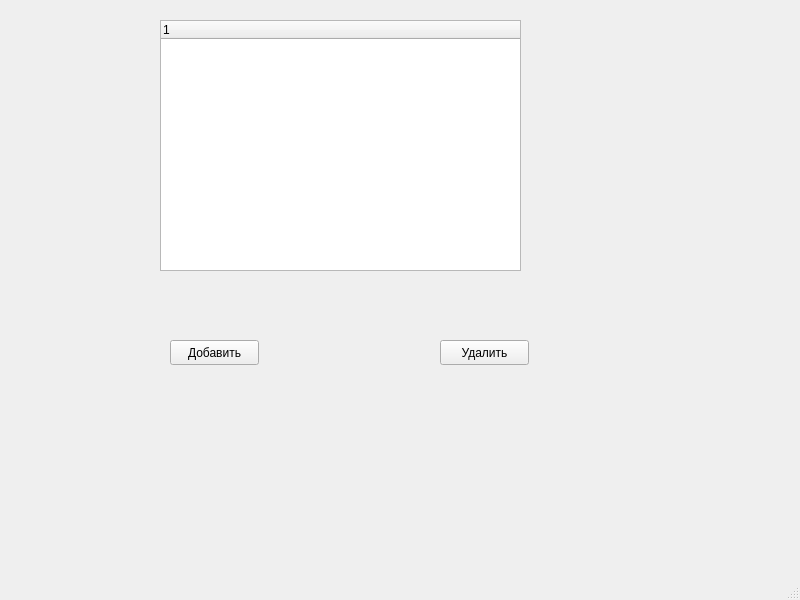
<?xml version="1.0" encoding="UTF-8"?>
<ui version="4.0">
 <class>MainWindow</class>
 <widget class="QMainWindow" name="MainWindow">
  <property name="geometry">
   <rect>
    <x>0</x>
    <y>0</y>
    <width>800</width>
    <height>600</height>
   </rect>
  </property>
  <property name="windowTitle">
   <string>MainWindow</string>
  </property>
  <widget class="QWidget" name="centralwidget">
   <widget class="QTreeWidget" name="treeWidget">
    <property name="geometry">
     <rect>
      <x>160</x>
      <y>20</y>
      <width>361</width>
      <height>251</height>
     </rect>
    </property>
    <column>
     <property name="text">
      <string notr="true">1</string>
     </property>
    </column>
   </widget>
   <widget class="QPushButton" name="btn_add">
    <property name="geometry">
     <rect>
      <x>170</x>
      <y>340</y>
      <width>89</width>
      <height>25</height>
     </rect>
    </property>
    <property name="text">
     <string>Добавить</string>
    </property>
   </widget>
   <widget class="QPushButton" name="btn_del">
    <property name="geometry">
     <rect>
      <x>440</x>
      <y>340</y>
      <width>89</width>
      <height>25</height>
     </rect>
    </property>
    <property name="text">
     <string>Удалить</string>
    </property>
   </widget>
  </widget>
  <widget class="QMenuBar" name="menubar">
   <property name="geometry">
    <rect>
     <x>0</x>
     <y>0</y>
     <width>800</width>
     <height>22</height>
    </rect>
   </property>
  </widget>
  <widget class="QStatusBar" name="statusbar"/>
 </widget>
 <resources/>
 <connections/>
</ui>
